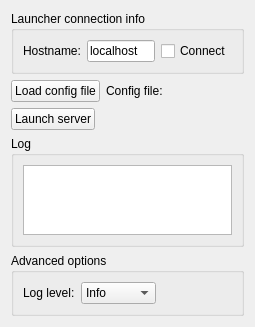
<?xml version="1.0" encoding="UTF-8"?>
<ui version="4.0">
 <class>qMRMLPlusLauncherRemoteWidget</class>
 <widget class="qMRMLWidget" name="qMRMLPlusLauncherRemoteWidget">
  <property name="geometry">
   <rect>
    <x>0</x>
    <y>0</y>
    <width>255</width>
    <height>234</height>
   </rect>
  </property>
  <property name="windowTitle">
   <string>Form</string>
  </property>
  <layout class="QVBoxLayout" name="verticalLayout_2">
   <item>
    <widget class="ctkCollapsibleGroupBox" name="launcherConnectionGroupBox">
     <property name="title">
      <string>Launcher connection info</string>
     </property>
     <layout class="QHBoxLayout" name="horizontalLayout">
      <item>
       <widget class="QLabel" name="hostnameLabel">
        <property name="text">
         <string>Hostname:</string>
        </property>
       </widget>
      </item>
      <item>
       <widget class="QLineEdit" name="hostnameLineEdit">
        <property name="text">
         <string>localhost</string>
        </property>
       </widget>
      </item>
      <item>
       <widget class="QCheckBox" name="launcherConnectCheckBox">
        <property name="text">
         <string>Connect</string>
        </property>
       </widget>
      </item>
     </layout>
    </widget>
   </item>
   <item>
    <layout class="QHBoxLayout" name="loadConfigLayout">
     <item>
      <widget class="QPushButton" name="loadConfigFileButton">
       <property name="text">
        <string>Load config file</string>
       </property>
      </widget>
     </item>
     <item>
      <widget class="QLabel" name="configFileLabel">
       <property name="text">
        <string>Config file:</string>
       </property>
      </widget>
     </item>
     <item>
      <widget class="qMRMLNodeComboBox" name="configFileSelectorComboBox">
       <property name="enabled">
        <bool>false</bool>
       </property>
       <property name="focusPolicy">
        <enum>Qt::WheelFocus</enum>
       </property>
       <property name="nodeTypes">
        <stringlist>
         <string>vtkMRMLTextNode</string>
        </stringlist>
       </property>
       <property name="addEnabled">
        <bool>false</bool>
       </property>
      </widget>
     </item>
    </layout>
   </item>
   <item>
    <layout class="QHBoxLayout" name="launchServerLayout">
     <item>
      <widget class="QPushButton" name="startStopServerButton">
       <property name="text">
        <string>Launch server</string>
       </property>
      </widget>
     </item>
     <item>
      <widget class="QLabel" name="serverStatusLabel">
       <property name="text">
        <string/>
       </property>
      </widget>
     </item>
     <item>
      <spacer name="horizontalSpacer">
       <property name="orientation">
        <enum>Qt::Horizontal</enum>
       </property>
       <property name="sizeHint" stdset="0">
        <size>
         <width>40</width>
         <height>20</height>
        </size>
       </property>
      </spacer>
     </item>
    </layout>
   </item>
   <item>
    <widget class="ctkCollapsibleGroupBox" name="logGroupBox">
     <property name="title">
      <string>Log</string>
     </property>
     <property name="collapsed">
      <bool>true</bool>
     </property>
     <layout class="QHBoxLayout" name="horizontalLayout_4">
      <item>
       <widget class="QTextEdit" name="serverLogTextEdit"/>
      </item>
     </layout>
    </widget>
   </item>
   <item>
    <widget class="ctkCollapsibleGroupBox" name="advancedGroupBox">
     <property name="enabled">
      <bool>true</bool>
     </property>
     <property name="title">
      <string>Advanced options</string>
     </property>
     <property name="collapsed">
      <bool>false</bool>
     </property>
     <layout class="QHBoxLayout" name="horizontalLayout_3">
      <item alignment="Qt::AlignLeft">
       <widget class="QLabel" name="logLevelLabel">
        <property name="text">
         <string>Log level:</string>
        </property>
       </widget>
      </item>
      <item>
       <widget class="QComboBox" name="comboBox">
        <property name="currentIndex">
         <number>2</number>
        </property>
        <item>
         <property name="text">
          <string>Error</string>
         </property>
        </item>
        <item>
         <property name="text">
          <string>Warning</string>
         </property>
        </item>
        <item>
         <property name="text">
          <string>Info</string>
         </property>
        </item>
        <item>
         <property name="text">
          <string>Debug</string>
         </property>
        </item>
        <item>
         <property name="text">
          <string>Trace</string>
         </property>
        </item>
       </widget>
      </item>
      <item>
       <spacer name="horizontalSpacer_2">
        <property name="orientation">
         <enum>Qt::Horizontal</enum>
        </property>
        <property name="sizeHint" stdset="0">
         <size>
          <width>40</width>
          <height>20</height>
         </size>
        </property>
       </spacer>
      </item>
     </layout>
    </widget>
   </item>
   <item>
    <spacer name="verticalSpacer">
     <property name="orientation">
      <enum>Qt::Vertical</enum>
     </property>
     <property name="sizeHint" stdset="0">
      <size>
       <width>20</width>
       <height>40</height>
      </size>
     </property>
    </spacer>
   </item>
  </layout>
 </widget>
 <customwidgets>
  <customwidget>
   <class>qMRMLNodeComboBox</class>
   <extends>QWidget</extends>
   <header>qMRMLNodeComboBox.h</header>
  </customwidget>
  <customwidget>
   <class>qMRMLWidget</class>
   <extends>QWidget</extends>
   <header>qMRMLWidget.h</header>
   <container>1</container>
  </customwidget>
  <customwidget>
   <class>ctkCollapsibleGroupBox</class>
   <extends>QGroupBox</extends>
   <header>ctkCollapsibleGroupBox.h</header>
   <container>1</container>
  </customwidget>
 </customwidgets>
 <resources/>
 <connections/>
</ui>
